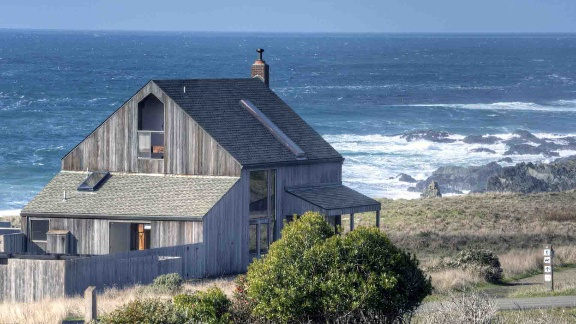
#> input picture python/cv/data/images/sea.jpg, 576 x 324 px, found by its file name
$ python main.py
#> lines starting #> are read from the running program, lines starting #| are printed output that depends on the picture; after the words box and inside, x2 and y2 are one past the last pixel; in counts of white or black regions, pixels touching at a corner belong together
import cv2 as cv
import numpy as np

### TARGET: reduce noise using erode/dilate

img = cv.imread("data/images/sea.jpg")
#> img is the input picture: shape (324, 576, 3); mean B, G, R 142, 125.9, 109.6
cv.imshow("Image", img)

# Transform to HSV to achieve greater accuracy
hsv = cv.cvtColor(img, cv.COLOR_BGR2HSV)
#> hsv: shape (324, 576, 3); mean H, S, V 84, 79.6, 148.5

mask = cv.inRange(hsv, (30, 50, 10), (90, 255, 255))
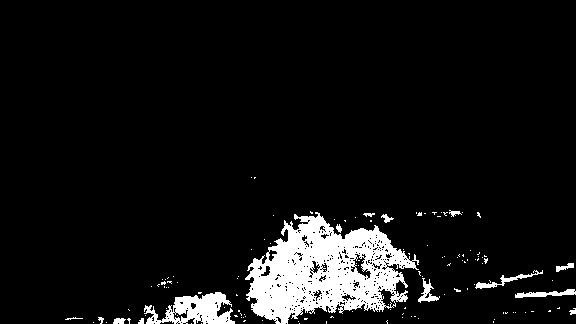
#> mask: shape (324, 576); 7.3% white; 129 white regions (114 under 20 px), largest, box (x1, y1, x2, y2) and area: (245, 212, 419, 324) 10633, (144, 292, 235, 324) 1614, (515, 289, 576, 298) 268

cv.imshow("Mask", mask)

# Firstly we dilate just to achieve connectivity in needed component
# Secondly erode with greater value to erase outside noises
# Thirdly return our component to the inital shape using dilate with small value
kernel_dilate = np.ones((5, 5), np.uint8)
kernel_erode = np.ones((7, 7), np.uint8)
kernel_post_dilate = np.ones((3, 3), np.uint8)
mask_denoised = cv.dilate(cv.erode(cv.dilate(mask, kernel_dilate), kernel_erode), kernel_post_dilate)
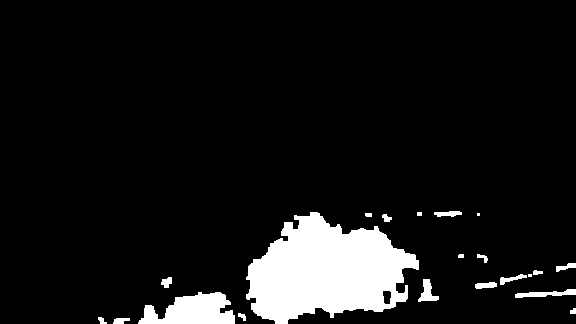
#> mask_denoised: shape (324, 576); 8.6% white; 21 white regions (2 under 20 px), largest, box (x1, y1, x2, y2) and area: (246, 212, 419, 324) 12529, (138, 292, 235, 324) 2080, (515, 289, 576, 298) 283

cv.imshow("Denoised mask", mask_denoised)

cv.waitKey(0)
